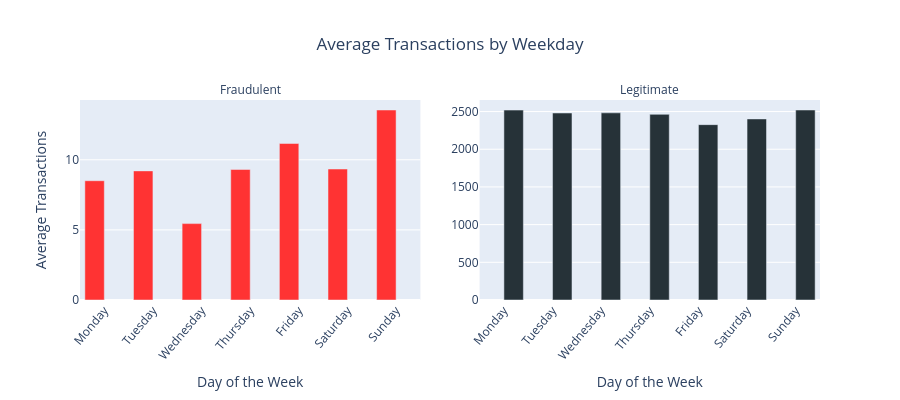

Notebook cell for this chart:
### Code cell
weekday_unbiased_plot = px.bar(
    weekday_unbiased_df,
    x="weekday_name",
    y="Avg",
    color="target",
    facet_col="target",
    facet_col_spacing=0.08,
    barmode="group",
    title="Average Transactions by Weekday",
    labels={"weekday_name": "Day of the Week", "Avg": "Average Transactions","target": ""},
    color_discrete_map={'Legitimate': "#263238", 'Fraudulent': "#FF3333"} 
)

weekday_unbiased_plot.update_traces(
    hovertemplate="Avg: %{y:,.2f}<extra></extra>"
)

weekday_unbiased_plot.update_yaxes(matches=None, showticklabels=True)
weekday_unbiased_plot.update_xaxes(showticklabels=True, tickangle=-50) 

weekday_unbiased_plot.update_layout(
    title_x=0.5,
    width=900, height=400, autosize=False,
    hovermode="closest",
    showlegend=False
)

weekday_unbiased_plot.for_each_annotation(lambda a: a.update(text=a.text.split('=')[-1]))

weekday_unbiased_plot.show()

### Figure 1 — Plotly figure (JSON) as saved in the notebook; plotly's stock layout.template omitted (floating-point values rounded to 4 significant figures)
{"data": [{"alignmentgroup": "True", "hovertemplate": "Avg: %{y:,.2f}<extra></extra>", "legendgroup": "Fraudulent", "marker": {"color": "#FF3333", "pattern": {"shape": ""}}, "name": "Fraudulent", "offsetgroup": "Fraudulent", "orientation": "v", "showlegend": true, "textposition": "auto", "type": "bar", "x": ["Monday", "Tuesday", "Wednesday", "Thursday", "Friday", "Saturday", "Sunday"], "xaxis": "x", "y": [8.506, 9.208, 5.448, 9.31, 11.16, 9.34, 13.55], "yaxis": "y"}, {"alignmentgroup": "True", "hovertemplate": "Avg: %{y:,.2f}<extra></extra>", "legendgroup": "Legitimate", "marker": {"color": "#263238", "pattern": {"shape": ""}}, "name": "Legitimate", "offsetgroup": "Legitimate", "orientation": "v", "showlegend": true, "textposition": "auto", "type": "bar", "x": ["Monday", "Tuesday", "Wednesday", "Thursday", "Friday", "Saturday", "Sunday"], "xaxis": "x2", "y": [2519.0, 2481.0, 2483.0, 2463.0, 2326.0, 2402.0, 2521.0], "yaxis": "y2"}], "layout": {"annotations": [{"font": {}, "showarrow": false, "text": "Fraudulent", "x": 0.23, "xanchor": "center", "xref": "paper", "y": 1, "yanchor": "bottom", "yref": "paper"}, {"font": {}, "showarrow": false, "text": "Legitimate", "x": 0.77, "xanchor": "center", "xref": "paper", "y": 1, "yanchor": "bottom", "yref": "paper"}], "autosize": false, "barmode": "group", "height": 400, "hovermode": "closest", "legend": {"title": {"text": ""}, "tracegroupgap": 0}, "showlegend": false, "title": {"text": "Average Transactions by Weekday", "x": 0.5}, "width": 900, "xaxis": {"anchor": "y", "autorange": true, "domain": [0, 0.46], "range": [-0.5, 6.5], "showticklabels": true, "tickangle": -50, "title": {"text": "Day of the Week"}, "type": "category"}, "xaxis2": {"anchor": "y2", "autorange": true, "domain": [0.54, 1], "matches": "x", "range": [-0.5, 6.5], "showticklabels": true, "tickangle": -50, "title": {"text": "Day of the Week"}, "type": "category"}, "yaxis": {"anchor": "x", "autorange": true, "domain": [0, 1], "range": [0, 14.26], "showticklabels": true, "title": {"text": "Average Transactions"}, "type": "linear"}, "yaxis2": {"anchor": "x2", "autorange": true, "domain": [0, 1], "range": [0, 2653.0], "showticklabels": true, "type": "linear"}}}
